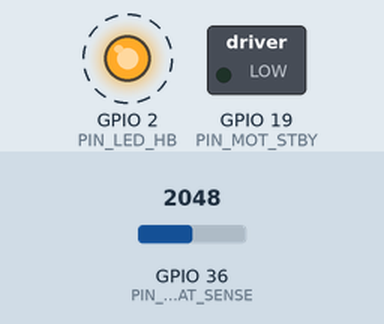
This program was run on a simulated ESP32. Shown: switched loads named in the program (green lamp = pin HIGH), output pins drawn as LEDs (lit = HIGH). Dashed ring = blinking. The inputs (shaded band) are chosen by the test bench; at power-on: GPIO 36 (PIN_VBAT_SENSE) = 2048. What the program prints to the serial monitor is not drawn.

Above: at 0.5 s.
Timing chart, 0 to 4.6 s (numbered marks = the images above):
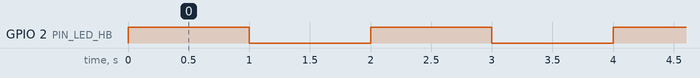

The program:

main.cpp
```cpp
// Programa base: parpadea el LED HB y lee la bateria.
#include <Arduino.h>
#include "pines_v2.h"

void setup() {
  Serial.begin(115200);
  pinMode(PIN_LED_HB, OUTPUT);
  pinMode(PIN_MOT_STBY, OUTPUT);
  digitalWrite(PIN_MOT_STBY, LOW);   // motor apagado al arrancar
  analogSetAttenuation(ADC_11db);
  Serial.println("Plantilla PCB Autonomo_V2 lista");
}

void loop() {
  digitalWrite(PIN_LED_HB, !digitalRead(PIN_LED_HB));
  float vbat = analogReadMilliVolts(PIN_VBAT_SENSE) / 1000.0f * VBAT_DIVISOR;
  Serial.printf("VBAT = %.2f V\n", vbat);   // con solo USB marca ~0 V
  delay(1000);
}
```

pines_v2.h
```cpp
// Pines de la PCB Autonomo_V2 (sacados del PcbDoc de Altium).
// Incluyelo con:  #include "pines_v2.h"
#pragma once

#define PIN_LED_HB       2   // LED HB (D5), HIGH = encendido
#define PIN_VBAT_SENSE  36   // divisor 100k/22k desde VBAT. V = lectura * 5.545
#define PIN_ESTOP_SENSE 39   // divisor 100k/22k desde ESTOP_G. Leer con ADC
#define PIN_ENC_A       34   // encoder canal A (J2.4)
#define PIN_ENC_B       35   // encoder canal B (J2.3)
#define PIN_I2C_SDA     32   // J11/J12 pin 3 -> Wire.begin(32, 33)
#define PIN_I2C_SCL     33   // J11/J12 pin 4
#define PIN_SERVO       25   // buffer a 5 V -> J3
#define PIN_LED_DATA    26   // buffer a 5 V -> J7 (WS2812)
#define PIN_START       27   // boton START (S3 y J10.1), LOW = presionado
#define PIN_LIGHTS      14   // MOSFET Q6 -> J9, HIGH = encendido
#define PIN_BUZZER      13   // transistor Q5 -> J8, HIGH = encendido
#define PIN_EXP_IO4      4   // J14 pin 2 (ADC2: no lee analogico con WiFi)
#define PIN_EXP_IO5      5   // J14 pin 3 (strapping: debe estar alto al arrancar)
#define PIN_UART2_RX    16   // J4 pin 3 (RX del ESP32)
#define PIN_UART2_TX    17   // J4 pin 2 (TX del ESP32)
#define PIN_JETSON_HB   18   // J4 pin 4 (HB)
#define PIN_MOT_STBY    19   // TB6612 STBY, HIGH = habilitado
#define PIN_MOT_IN1     21   // TB6612 AIN1/BIN1
#define PIN_MOT_IN2     22   // TB6612 AIN2/BIN2
#define PIN_MOT_PWM     23   // TB6612 PWMA/PWMB

const float VBAT_DIVISOR = (100.0f + 22.0f) / 22.0f;
const int SERVO_MIN = 1190, SERVO_CENTRO = 1360, SERVO_MAX = 1730;  // calibracion del carro
```

Measured:
- by itself, GPIO 2 (PIN_LED_HB): alternates HIGH for 1.0 s and LOW for 1.0 s
